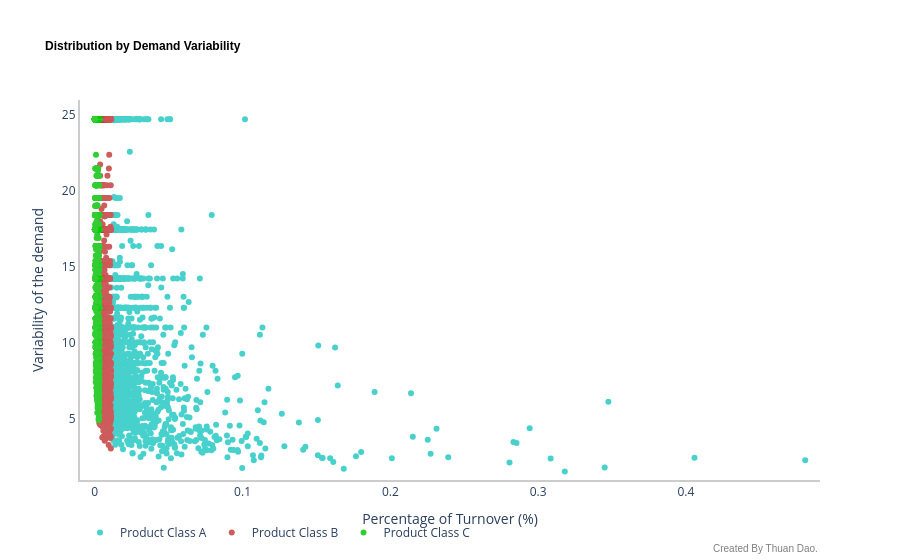

The notebook cell saved with this chart:
### Code cell
import math

data_product_plot = data_product_summary.copy()
class_mapping = {"A": "mediumturquoise", "B": "indianred", "C": "limegreen"}
fig = go.Figure()

for prod_class in class_mapping.keys():
    fig.add_trace(
        go.Scatter(
            x=data_product_plot[data_product_plot["abc"] == prod_class]["%sales"],
            y=data_product_plot[data_product_plot["abc"] == prod_class]["coef"],
            name = "Product Class " + str(prod_class),
            marker=dict(color=class_mapping[prod_class]),
            mode="markers"
        )
    )
fig.update_layout(
    title = dict(text="<b>Distribution by Demand Variability<b>",
                 font=dict(size=12, family="Arial", color="black")),
    plot_bgcolor = "white",
    yaxis = dict(side = "left", linecolor = "rgb(204, 204, 204)", showline = True, linewidth = 2, title = "Variability of the demand",
                range = [math.floor(min(data_product_summary["coef"])), math.ceil(max(data_product_summary["coef"])) + 1]),
    xaxis = dict(showline = True, linecolor = "rgb(204, 204, 204)", linewidth = 2, title = "Percentage of Turnover (%)",
            range = [math.floor(min(data_product_summary["%sales"])) - 0.01, (max(data_product_summary["%sales"])) + 0.01]),
    legend = dict(orientation="h"),
    annotations=[dict(text="Created By Thuan Dao.", xref="paper", yref="paper", x=1, y=-.2,
    showarrow=False, font=dict(size=10, color="gray", family="Arial"))]
)
fig.show()

### Figure 1 — Plotly figure (JSON) as saved in the notebook; plotly's stock layout.template omitted (floating-point values rounded to 4 significant figures; data arrays with more than 128 entries replaced by an {"elided": "..."} marker saying what was removed)
{"data": [{"marker": {"color": "mediumturquoise"}, "mode": "markers", "name": "Product Class A", "type": "scatter", "x": {"elided": "1610 float values"}, "y": {"elided": "1610 float values"}}, {"marker": {"color": "indianred"}, "mode": "markers", "name": "Product Class B", "type": "scatter", "x": {"elided": "4833 float values"}, "y": {"elided": "4833 float values"}}, {"marker": {"color": "limegreen"}, "mode": "markers", "name": "Product Class C", "type": "scatter", "x": {"elided": "25773 float values"}, "y": {"elided": "25773 float values"}}], "layout": {"annotations": [{"font": {"color": "gray", "family": "Arial", "size": 10}, "showarrow": false, "text": "Created By Thuan Dao.", "x": 1, "xref": "paper", "y": -0.2, "yref": "paper"}], "legend": {"orientation": "h"}, "plot_bgcolor": "white", "title": {"font": {"color": "black", "family": "Arial", "size": 12}, "text": "<b>Distribution by Demand Variability<b>"}, "xaxis": {"linecolor": "rgb(204, 204, 204)", "linewidth": 2, "range": [-0.01, 0.4907], "showline": true, "title": {"text": "Percentage of Turnover (%)"}}, "yaxis": {"linecolor": "rgb(204, 204, 204)", "linewidth": 2, "range": [1, 26], "showline": true, "side": "left", "title": {"text": "Variability of the demand"}}}}
